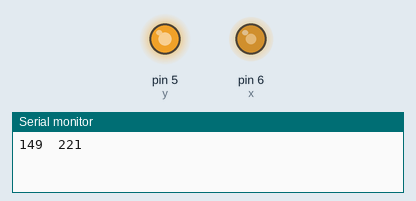
Bench run of a sketch on a simulated Arduino Uno, built with avr-gcc and run on an emulated ATmega328P. Parts: output pins drawn as LEDs (lit = HIGH), the last lines printed to the serial monitor. Random numbers use the default seed unless the sketch sets one.

Above: at 0.1 s.
At 15.1 s:
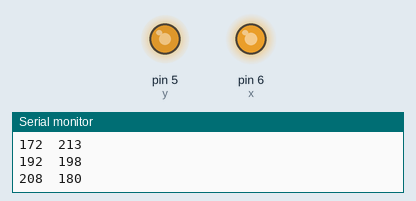
At 35.1 s:
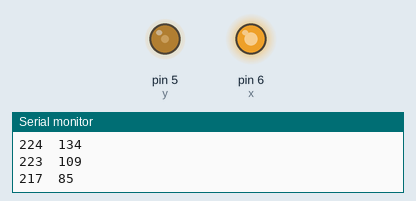
Timing chart, 0 to 36.6 s (numbered marks = the images above):
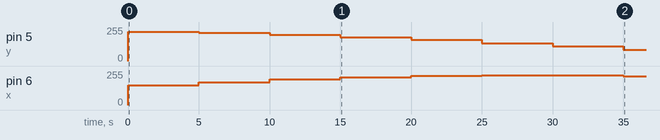

Measured:
- by itself, pin 5 (y): 0/255 → 221/255 at 0.00 s, → 213/255 5.0 s later, → 198/255 5.0 s later, → 180/255 5.0 s later, … (8 changes in this stretch)
- by itself, pin 6 (x): rises from 0/255 to 224/255 in 25.0 s, then falls to 217/255 in 10.0 s

The sketch:

lissajous.ino
```cpp
#define _TASK_MICRO_RES
#include <TaskScheduler.h>

short y = 5;
short x = 6;

byte x_max = 255;
byte y_max = 255;

const int fps = 200;
const long period = (long) 1000000 / fps;


void draw(byte x_pos, byte y_pos) {
  analogWrite(x, x_pos);
  analogWrite(y, y_pos);
  Serial.print(x_pos);
  Serial.print("\t");
  Serial.print(y_pos);
  Serial.println("");
  }

void buzz() {
  byte x_pos = random(x_max);
  byte y_pos = random(y_max);
  draw(x_pos, y_pos);
  }

void buzzball() {
  static byte ball_x_pos;
  static byte ball_y_pos;

  byte ball_radius = 10;

  switch (random(0, 4)) {
    case 0:
      ball_x_pos += 1;
      ball_y_pos += 1;
      break;
    case 1:
      ball_x_pos += 1;
      ball_y_pos -= 1;
      break;
    case 2:
      ball_x_pos -= 1;
      ball_y_pos += 1;
      break;
    case 3:
      ball_x_pos -= 1;
      ball_y_pos -= 1;
      break;
    }

  byte x_pos = random(ball_x_pos - ball_radius, ball_x_pos + ball_radius + 1);
  byte y_pos = random(ball_y_pos - ball_radius, ball_y_pos + ball_radius + 1);
  draw(x_pos, y_pos);
  }

void cycle() {
  static short x_pos;
  static short y_pos;

  const byte step = 100;

  x_pos += step;

  if (x_pos > 255) {
    x_pos = 0;
    y_pos += step;
    if (y_pos > 255) {
      y_pos = 0;
      }
    }

  draw(x_pos, y_pos);

  }

void circle() {
  const float pi = 3.142;
  const byte x0 = 125;
  const byte y0 = 125;
  const byte radius = 100;
  static byte phase;

  phase += 10;

  float theta  = 2 * pi * ((float) phase / 255);
  byte x_pos = x0 + (radius * sin(theta));
  byte y_pos = y0 + (radius * cos(theta));

  draw(x_pos, y_pos);

  }

Task draw_task(period, -1, circle);
Scheduler task_scheduler;

void setup() {
  Serial.begin(9600);
  task_scheduler.addTask(draw_task);
  draw_task.enable();
}

void loop() {
  task_scheduler.execute();
}
```
